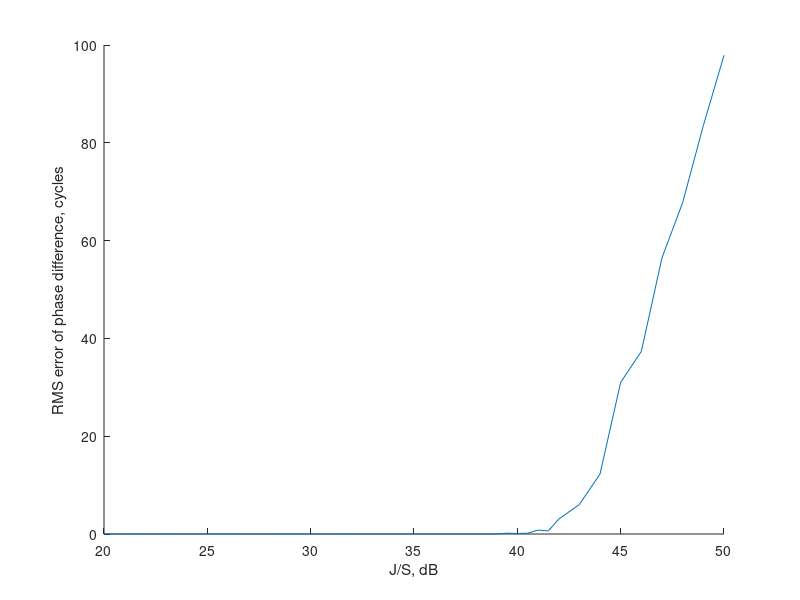

The MATLAB source for this figure: (Note: this script raises an error after producing the figure.)
% StatFile_JS.JS = 1:0.5:50;
% StatFile_JS.len_JS = length(StatFile_JS.JS);
% 
% StatFile_JS.NArgMax = zeros(1, StatFile_JS.len_JS);
% StatFile_JS.NMean = zeros(1, StatFile_JS.len_JS);
% StatFile_JS.NKalm = zeros(1, StatFile_JS.len_JS);
% 
% StatFile_JS.ArgMax= zeros(1, StatFile_JS.len_JS);
% StatFile_JS.Mean = zeros(1, StatFile_JS.len_JS);
% StatFile_JS.Kalm = zeros(1, StatFile_JS.len_JS);
% 
% StatFile_JS.backup = 0;
% save('Stat_JS.mat', 'StatFile_JS');

load('Stat_JS_0.mat', 'StatFile_JS');

clear SFS;
j1 = 0; j2 = 0; j3 = 0; j4 = 0; j5 = 0; j6 = 0;
for i = 1:StatFile_JS.len_JS

    if StatFile_JS.NArgMax(i) > 0
        j1 = j1+ 1;
        SFS.JS_ArgMax(j1) = StatFile_JS.JS(i);
        SFS.EArgMax(j1) = StatFile_JS.ArgMax(i) / StatFile_JS.NArgMax(i);
    end
    
    if StatFile_JS.NMean(i) > 0
        j2 = j2 + 1;
        SFS.JS_Mean(j2) = StatFile_JS.JS(i);
        SFS.EMean(j2) = StatFile_JS.Mean(i) / StatFile_JS.NMean(i);
    end
    
    if StatFile_JS.NKalm(i) > 0
        j3 = j3 + 1;
        SFS.JS_Kalm(j3) = StatFile_JS.JS(i);
        SFS.EKalm(j3) = StatFile_JS.Kalm(i) / StatFile_JS.NKalm(i);
    end    
    
    if StatFile_JS.NKalm2(i) > 0
        j4 = j4 + 1;
        SFS.JS_Kalm2(j4) = StatFile_JS.JS(i);
        SFS.EKalm2(j4) = StatFile_JS.Kalm2(i) / StatFile_JS.NKalm2(i);
    end      
    
    if StatFile_JS.KalmBand2(i) > 0
        j5 = j5 + 1;
        SFS.JS_KalmBand2(j5) = StatFile_JS.JS(i);
        SFS.KalmBand2(j5) = StatFile_JS.KalmBand2(i);
    end         
    
    if StatFile_JS.KalmBand(i) > 0
        j6 = j6 + 1;
        SFS.JS_KalmBand(j6) = StatFile_JS.JS(i);
        SFS.KalmBand(j6) = StatFile_JS.KalmBand(i);
    end        
end

% M = 2;
% q = StatFile_JS.JS * 0.02;
% Smeas = 1 / (M - 1) ./ q .* (1 + (M-2)/2 + 1 / 2 ./ q) * 0.02;
% Sksi = 30*0.02 / 0.02;
% SKOh = sqrt(sqrt(4*Sksi*Smeas.^3 * 0.02 * 0.02));

% figure(8)
% [AX, H1, H2] = plotyy(SFS.JS_Kalm, SFS.EKalm, SFS.JS_KalmBand, SFS.KalmBand);
% set(get(AX(1),'Ylabel'),'String','RMS error of phase difference, cycles') 
% set(get(AX(2),'Ylabel'),'String','Band, Hz') 
% xlabel('q_{c/n0}, dBHz')
% 
figure(7)
hold on
plot(SFS.JS_Kalm2, SFS.EKalm2);
hold off
ylabel('RMS error of phase difference, cycles') 
xlabel('J/S, dB')
% 

% figure(10)
% plot(SFS.JS_ArgMax, SFS.EArgMax, SFS.JS_Mean, SFS.EMean, SFS.JS_Kalm, SFS.EKalm, SFS.JS_Kalm2, SFS.EKalm2)
% ylabel('RMS error of phase difference, cycles') 
% xlabel('J/S, dB')

figure(10)
plot(SFS.JS_ArgMax, SFS.EArgMax, SFS.JS_Mean, SFS.EMean, SFS.JS_Kalm2, SFS.EKalm2)
ylabel('RMS error of phase difference, cycles') 
xlabel('J/S, dB')
% xlim([14 50])
% ylim([0 0.165])